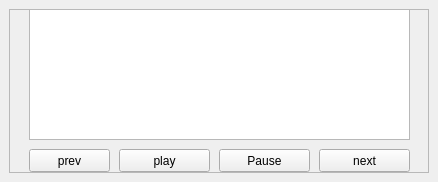
<?xml version="1.0" encoding="UTF-8"?>
<ui version="4.0">
 <class>MainWindow</class>
 <widget class="QMainWindow" name="MainWindow">
  <property name="geometry">
   <rect>
    <x>0</x>
    <y>0</y>
    <width>438</width>
    <height>182</height>
   </rect>
  </property>
  <property name="windowTitle">
   <string>MainWindow</string>
  </property>
  <widget class="QWidget" name="centralwidget">
   <layout class="QVBoxLayout" name="verticalLayout">
    <item>
     <widget class="QFrame" name="frame">
      <property name="frameShape">
       <enum>QFrame::StyledPanel</enum>
      </property>
      <property name="frameShadow">
       <enum>QFrame::Raised</enum>
      </property>
      <widget class="QPushButton" name="btnNext">
       <property name="geometry">
        <rect>
         <x>310</x>
         <y>140</y>
         <width>91</width>
         <height>23</height>
        </rect>
       </property>
       <property name="text">
        <string>next</string>
       </property>
      </widget>
      <widget class="QPushButton" name="btnPlay">
       <property name="geometry">
        <rect>
         <x>110</x>
         <y>140</y>
         <width>91</width>
         <height>23</height>
        </rect>
       </property>
       <property name="text">
        <string>play</string>
       </property>
      </widget>
      <widget class="QPushButton" name="btnPrev">
       <property name="geometry">
        <rect>
         <x>20</x>
         <y>140</y>
         <width>81</width>
         <height>23</height>
        </rect>
       </property>
       <property name="text">
        <string>prev</string>
       </property>
      </widget>
      <widget class="QListWidget" name="lstScreen">
       <property name="geometry">
        <rect>
         <x>20</x>
         <y>0</y>
         <width>381</width>
         <height>131</height>
        </rect>
       </property>
      </widget>
      <widget class="QPushButton" name="btnPause">
       <property name="geometry">
        <rect>
         <x>210</x>
         <y>140</y>
         <width>91</width>
         <height>23</height>
        </rect>
       </property>
       <property name="text">
        <string>Pause</string>
       </property>
      </widget>
     </widget>
    </item>
   </layout>
  </widget>
 </widget>
 <resources/>
 <connections/>
</ui>
